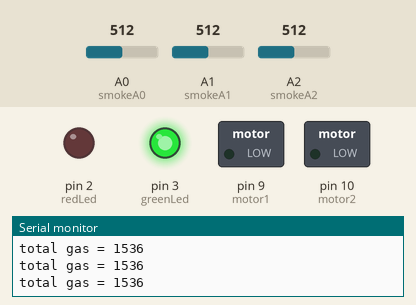
Simulated run of this sketch. Board: Arduino Uno, built with avr-gcc and run on an emulated ATmega328P. Shown: switched loads named in the sketch (green lamp = pin HIGH), output pins drawn as LEDs (lit = HIGH), the last lines printed to the serial monitor. The inputs (shaded band) are chosen by the test bench; at power-on: A0 (smokeA0) = 512, A1 (smokeA1) = 512, A2 (smokeA2) = 512.

Above: at 1.2 s.
1.3 s: A0 (smokeA0) set to 395
2.8 s: A0 (smokeA0) set to 366
At 3.5 s:
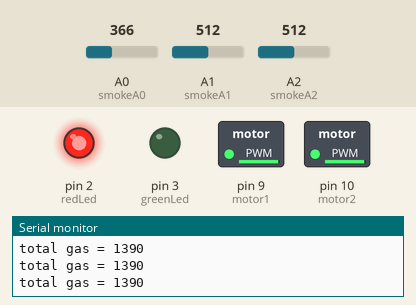
4.3 s: A1 (smokeA1) set to 533
At 5.0 s:
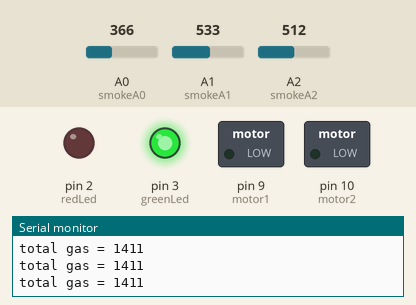
5.8 s: A1 (smokeA1) set to 511
At 6.5 s:
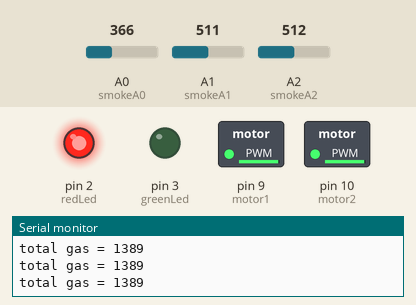
7.3 s: A1 (smokeA1) set to 716
At 8.0 s:
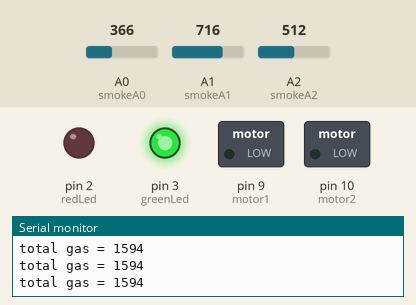
Timing chart, 0 to 9.8 s (numbered marks = the images above; inputs shaded):
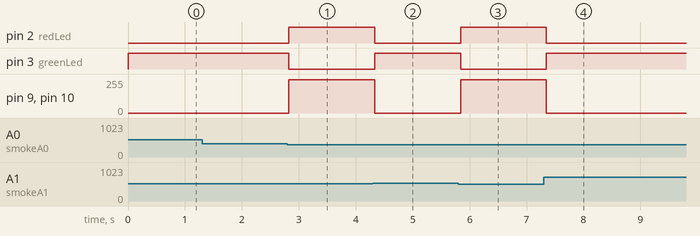

Measured:
- the behaviour switches between 377 and 376 on A0 (smokeA0) (found by bisection; images 0 and 1)
- the behaviour switches between 522 and 523 on A1 (smokeA1) (found by bisection; images 1 and 2)
- after the input at 2.8 s, pin 2 (redLed): LOW → HIGH at once; pin 3 (greenLed): HIGH → LOW at once; pin 9 (motor1), pin 10 (motor2): 0/255 → 250/255 at once
- after the input at 4.3 s, pin 2 (redLed): HIGH → LOW at once; pin 3 (greenLed): LOW → HIGH at once; pin 9 (motor1), pin 10 (motor2): 250/255 → 0/255 at once
- after the input at 5.8 s, pin 2 (redLed): LOW → HIGH at once; pin 3 (greenLed): HIGH → LOW at once; pin 9 (motor1), pin 10 (motor2): 0/255 → 250/255 at once
- after the input at 7.3 s, pin 2 (redLed): HIGH → LOW after 0.05 s; pin 3 (greenLed): LOW → HIGH after 0.05 s; pin 9 (motor1), pin 10 (motor2): 250/255 → 0/255 after 0.05 s

The sketch:

WRO_project_FINAL.ino
```cpp
int redLed = 2 ;
int greenLed = 3 ;
int motor1 = 9;
int motor2 = 10;
int buzzer= 12;
int smokeA0 = A0;
int smokeA1 = A1;
int smokeA2 = A2;
int sensorThres = 1400;

void setup() {
  pinMode(redLed, OUTPUT);
  pinMode(greenLed, OUTPUT);
  pinMode(smokeA0, INPUT);
  pinMode(smokeA1, INPUT);
  pinMode(smokeA2, INPUT);

  Serial.begin(9600);
}

void loop() {

  int analogSensor = analogRead(smokeA0);
  int analogSensor2 = analogRead(smokeA1);
  int analogSensor3 = analogRead(smokeA2);
  int total = (analogSensor+analogSensor2+analogSensor3);
  Serial.print("total gas = ");
  Serial.println(total);

  // Checks if it has reached the threshold value
  if(total > sensorThres)
  {
    digitalWrite(redLed, LOW);
    digitalWrite(greenLed, HIGH);
    analogWrite(motor1 , 0);
    analogWrite(motor2, 0);
    digitalWrite(buzzer, LOW);
  }
    else
  {
    digitalWrite(redLed, HIGH);
    digitalWrite(greenLed, LOW);
    analogWrite(motor1, 250);
    analogWrite(motor2,250);
    digitalWrite(buzzer,HIGH);
  }
  delay(100);

}
```
